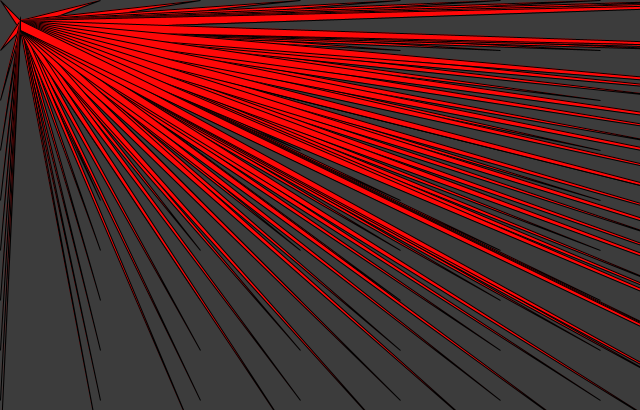
Frame 1 (no input)
Frame 60 (the mouse pressed at the canvas centre just before this capture): identical to frame 1, image omitted
Frame 120 (the mouse held since frame 60 and released just before this capture): identical to frame 1, image omitted

The Processing sketch that drew this single still picture (run headless with seeded random() and noise(); from frame 60 on, the mouse is pressed at the canvas centre):

// Processing sketch: processing_182109
// ── processing_182109.pde



void setup() {
  
  size (640, 410) ;
  

  
}
void draw() {
  background (60);
  size (640, 410) ;
  fill( #FF0808 );
  for (int i = 0 ; i < 10; i++) {
  for (int j = 0 ; j < 10; j++) {
  println(i);
   
  triangle(100*i, 50*j, 20, 30, 20, 20) ;
  }
  }
}
